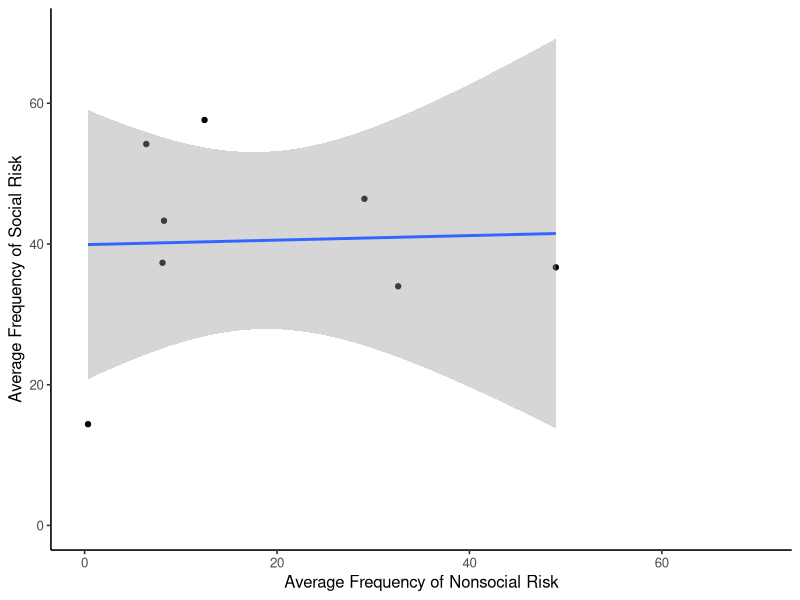
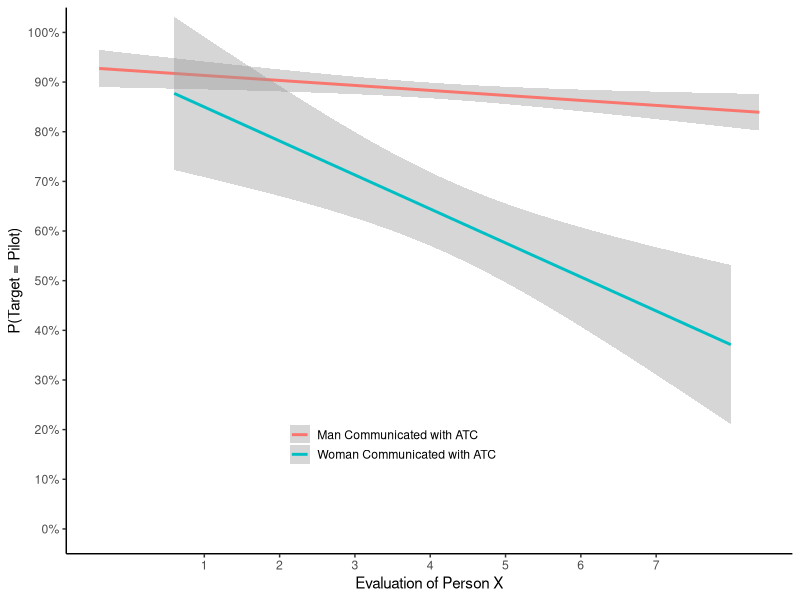
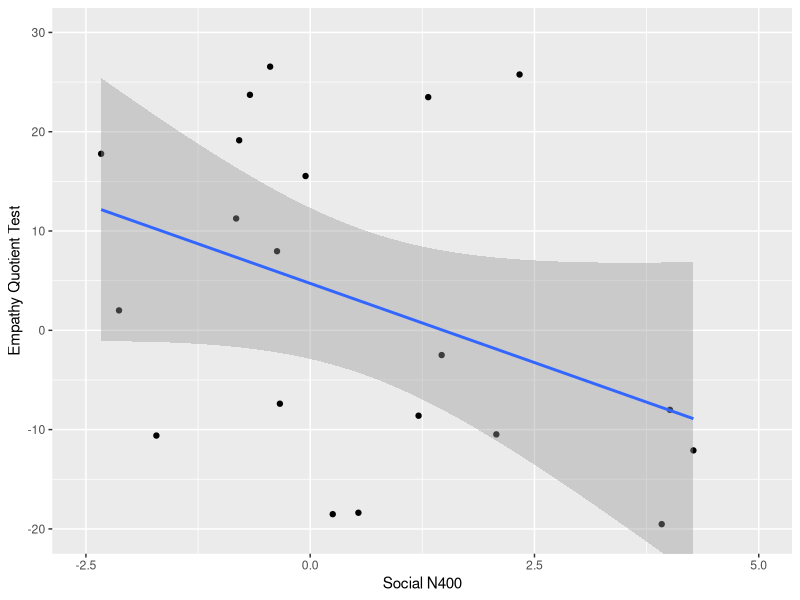
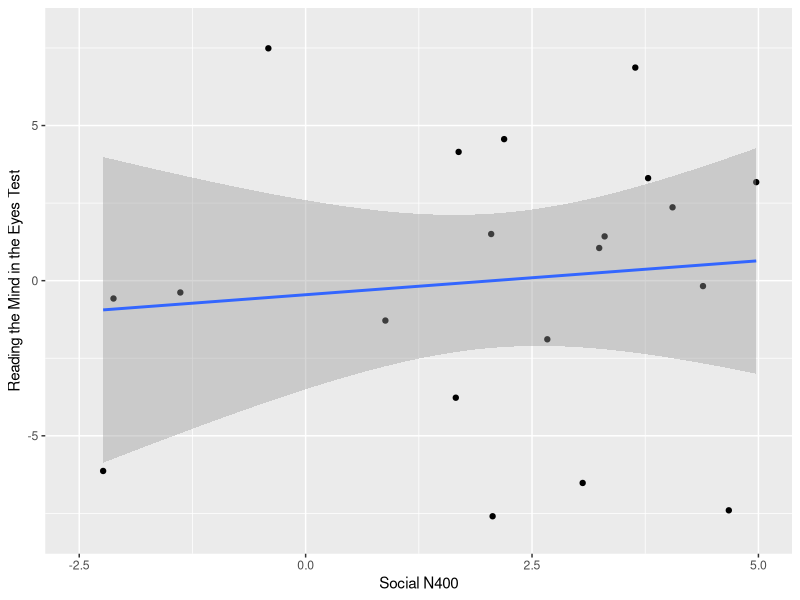
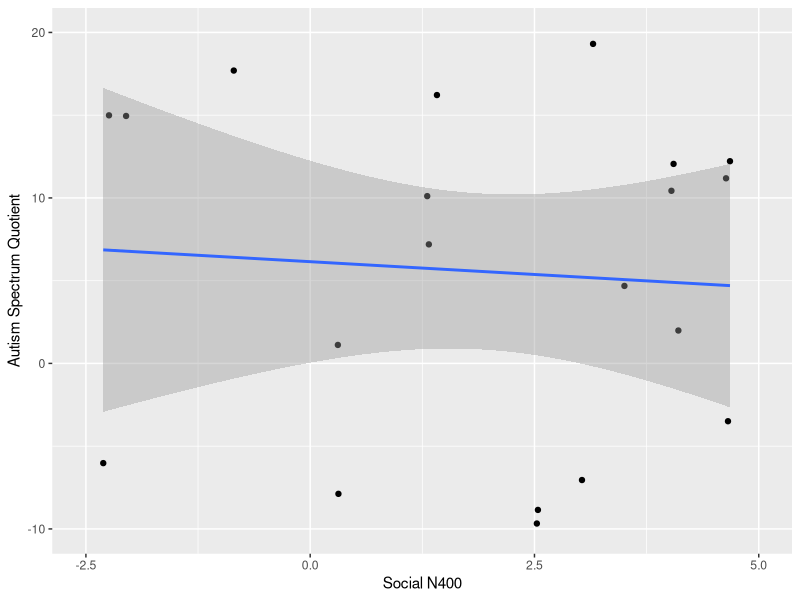
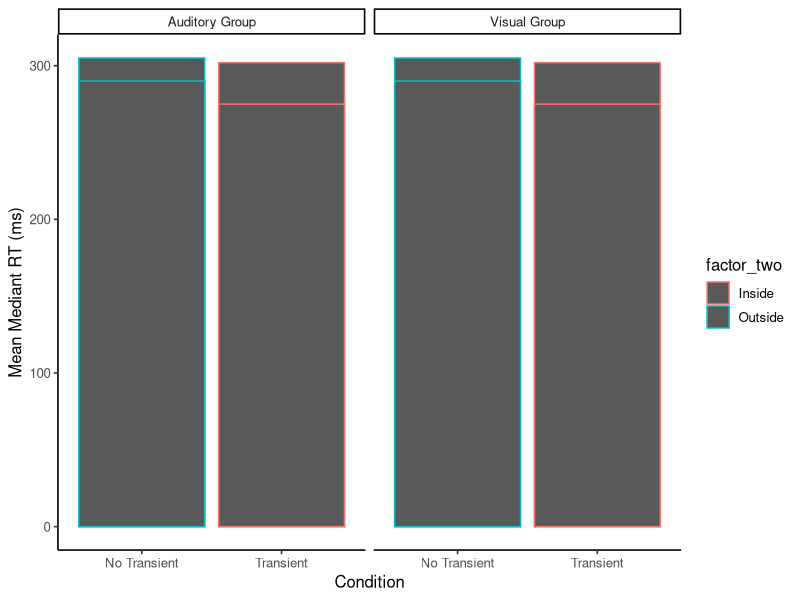

Generate these figures, in order, with R:
## ---- chunk 1
knitr::opts_chunk$set(message=FALSE,warning=FALSE, cache=TRUE)
## ---- chunk 2
library(ggplot2)
## ---- chunk 3
# Create dataframe
a <- c(runif(8,0,70))
b <- c(runif(8,0,70))
plot_df <- data.frame(a,b)

# basic scatterplot
ggplot(plot_df, aes(x=a,y=b))+
  geom_point()+
  geom_smooth(method=lm)+
  coord_cartesian(xlim=c(0,70),ylim=c(0,70))+
  xlab("Average Frequency of Nonsocial Risk")+
  ylab("Average Frequency of Social Risk")+
  theme_classic(base_size=12)
  
#Questions: how do you get rid of grey area, change the formatting of the line? Asking these questions
## ---- chunk 4
library(ggplot2)
evaluation<-c((seq(1,7,.1)+runif(61,-2,2)),
              (seq(1,7,.1)+runif(61,-2,2)))
pTarget <-c((seq(.92,.85,length.out=61)+runif(61,-.1,.1)),
            (seq(.8,.4,length.out=61)+runif(61,-.5,.5)))
Gender <- rep(c("Man Communicated with ATC",
            "Woman Communicated with ATC"), each=61)
plot_df<-data.frame(evaluation,pTarget,Gender)
ggplot(plot_df, aes(x=evaluation,y=pTarget,
                    group=Gender,
                    color=Gender))+
  geom_smooth(method="lm")+
  theme_classic()+
  scale_y_continuous(breaks=seq(0,1,.1),labels = scales::percent)+
  scale_x_continuous(breaks=seq(1,7,1))+
  coord_cartesian(ylim=c(0,1))+
  xlab("Evaluation of Person X")+
  ylab("P(Target = Pilot)")+
  theme(legend.position=c(0.45,0.2),
        legend.title=element_blank(),
        legend.key.size = unit(.5, "cm"))+
  theme(legend.key = element_rect(colour = 'white', fill = 'white', size = 1, linetype='solid'))
## ---- chunk 5
a <- c(runif(20,-2.5,5))
b <- c(runif(20,-20,30))
plot_df <- data.frame(a,b)

#Empathy
ggplot(plot_df, aes(x=a,y=b))+
  geom_point()+
  geom_smooth(method=lm)+
  coord_cartesian(xlim=c(-2.5,5),ylim=c(-20,30))+
  xlab("Social N400")+
  ylab("Empathy Quotient Test")

#Reading in the Mind
c <- c(runif(20,-2.5,5))
d <- c(runif(20,-8,8))
plot_df2 <- data.frame(c,d)

ggplot(plot_df2, aes(x=c,y=d))+
  geom_point()+
  geom_smooth(method=lm)+
  coord_cartesian(xlim=c(-2.5,5),ylim=c(-8,8))+
  xlab("Social N400")+
  ylab("Reading the Mind in the Eyes Test")

#Autism Spectrum Quotient 
e <- c(runif(20,-2.5,5))
f <- c(runif(20,-10,20))
plot_df3 <- data.frame(e,f)

ggplot(plot_df3, aes(x=e,y=f))+
  geom_point()+
  geom_smooth(method=lm)+
  coord_cartesian(xlim=c(-2.5,5),ylim=c(-10,20))+
  xlab("Social N400")+
  ylab("Autism Spectrum Quotient")
## ---- chunk 6
factor_one <- rep(as.factor(c("No Transient","Transient")),2)
factor_two <- rep(as.factor(c("Outside","Inside")),2)
factor_three <- rep(as.factor(c("Visual Group","Auditory Group")),each=4)
dv_means <- c(305,302,290,275)
dv_SEs   <- c(4,3.4,4,3)
plot_df <- data.frame(factor_one,
                      factor_two,
                      factor_three,
                      dv_means,
                      dv_SEs)

# basic bar graph

ggplot(plot_df, aes(x=factor_one,y=dv_means,
                    group=factor_two,
                    color=factor_two))+
  geom_bar(stat="identity", position="dodge")+
  facet_wrap(~factor_three)+
  theme_classic(base_size=12)+
  xlab("Condition")+
  ylab("Mean Mediant RT (ms)")
